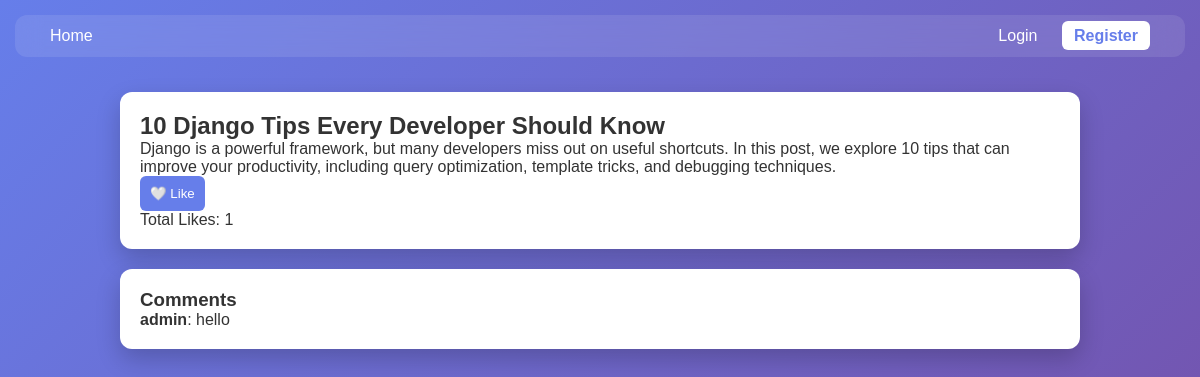
Before: /blog/detail/1/ with the older database file.
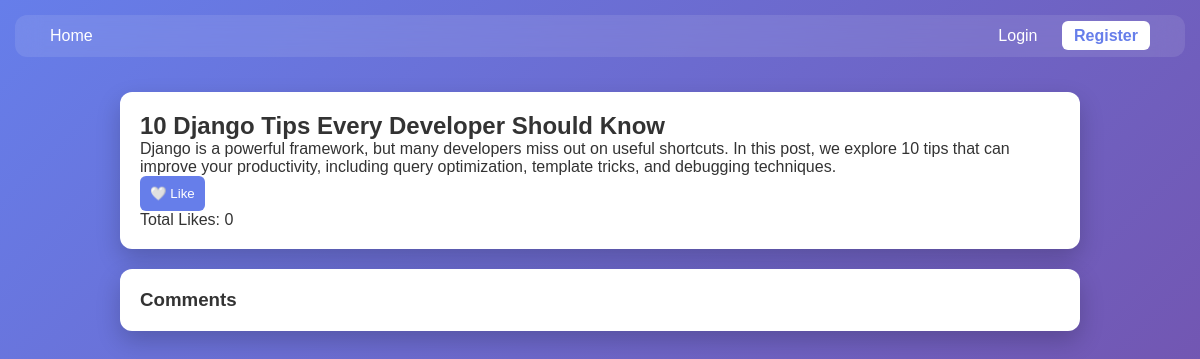
After: the same page with the newer database file.
### blog/models.py (models this page shows, shortened)
class Post(models.Model):
    author = models.ForeignKey(User, on_delete=models.CASCADE)
    title = models.CharField(max_length=255)
    content = models.TextField()
    cover_image = models.ImageField(upload_to='blog_images/', null=True, blank=True)
    category = models.ForeignKey(Category, on_delete=models.SET_NULL, null=True)
    tags = models.ManyToManyField(Tag, blank=True)
    created_at = models.DateTimeField(auto_now_add=True)
    updated_at = models.DateTimeField(auto_now=True)

### interactions/models.py (models this page shows, shortened)
class Comment(models.Model):
    user = models.ForeignKey(User, on_delete=models.CASCADE)
    post = models.ForeignKey(Post, on_delete=models.CASCADE)
    text = models.TextField()
    created_at = models.DateTimeField(auto_now_add=True)

### blog/views.py (the view)
# urls.py: path('detail/<int:id>/', blog_detail, name='blog_detail'),
def blog_detail(request, id):
    blog = get_object_or_404(Post, id=id)
    comments = Comment.objects.filter(post=blog).order_by('-created_at')
    likes_count = Like.objects.filter(post=blog).count()
    liked = False
    if request.user.is_authenticated:
        liked = Like.objects.filter(user=request.user, post=blog).exists()
    form = CommentForm()
    return render(request, 'blog/blog_detail.html', {
        'blog': blog,
        'comments': comments,
        'likes_count': likes_count,
        'liked': liked,
        'form': form
    })

### templates/blog/blog_detail.html (shortened to what this page needs)
{% extends 'base.html' %}
{% block content %}
<div class="card">
    <h2>{{ blog.title }}</h2>
    <p>{{ blog.content }}</p>
    <form method="post" action="{% url 'toggle_like' blog.id %}">
        <button>
            {% if liked %}❤️ Unlike{% else %}🤍 Like{% endif %}
        </button>
    </form>
    <p>Total Likes: {{ likes_count }}</p>
</div>
<div class="card">
    <h3>Comments</h3>
    {% for comment in comments %}
    <p><b>{{ comment.user.username }}</b>: {{ comment.text }}</p>
    {% endfor %}
</div>
{% endblock %}

### templates/base.html (shortened to what this page needs)
<!DOCTYPE html>
<html lang="en">
<head>
</head>
<body>
    <div class="navbar">
        <div class="nav-left">
            <a href="{% url 'blog_list' %}">Home</a>
        </div>
        <div class="nav-right">
            {% if user.is_authenticated %}
            <span>👋 {{ user.username }}</span>
            <a href="{% url 'profile' user.id %}">Profile</a>
            {% if user.profile.role == 'author' %}
            <a href="{% url 'create_blog' %}">Create Blog</a>
            {% endif %}
            <a href="{% url 'logout' %}" class="btn">Logout</a>
            {% else %}
            <a href="{% url 'login' %}">Login</a>
            <a href="{% url 'register' %}" class="btn">Register</a>
            {% endif %}
        </div>
    </div>
    <div class="container">
        {% block content %}{% endblock %}
    </div>
</body>
</html>

### templates/base.html (style rules this page uses)
* { margin: 0; padding: 0; box-sizing: border-box; font-family: Arial, sans-serif; }
body { min-height: 100vh; background: linear-gradient(135deg, #667eea, #764ba2); color: #333; }
.navbar { display: flex; justify-content: space-between; align-items: center; padding: 12px 25px; margin: 15px; border-radius: 12px; backdrop-filter: blur(12px); background: rgba(255, 255, 255, 0.1); color: white; animation: slideDown 0.6s ease; }
.nav-left a, .nav-right a { color: white; text-decoration: none; margin: 0 10px; position: relative; }
.nav-left a::after, .nav-right a::after { content: ""; position: absolute; height: 2px; width: 0; bottom: -3px; left: 0; background: white; transition: 0.3s; }
.btn { background: white; color: #667eea !important; padding: 6px 12px; border-radius: 6px; font-weight: bold; }
.container { max-width: 1000px; margin: auto; padding: 20px; animation: fadeIn 0.6s ease; }
.card { background: white; padding: 20px; border-radius: 12px; box-shadow: 0 10px 25px rgba(0, 0, 0, 0.2); margin-bottom: 20px; transition: 0.3s; }
button { background: #667eea; color: white; border: none; padding: 10px; border-radius: 6px; cursor: pointer; transition: 0.3s; }

Changed rows visible on the page:
removed Comment: user.username "admin", text "hello"
Other visible differences:
{{ likes_count }}: "1" → "0"
